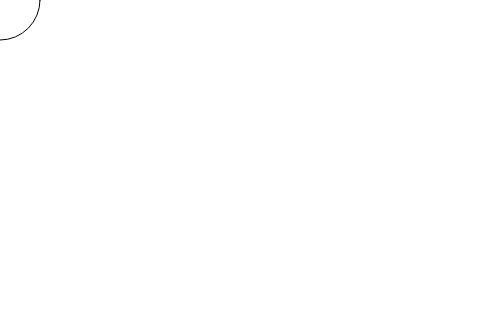
Frame 1 (no input)
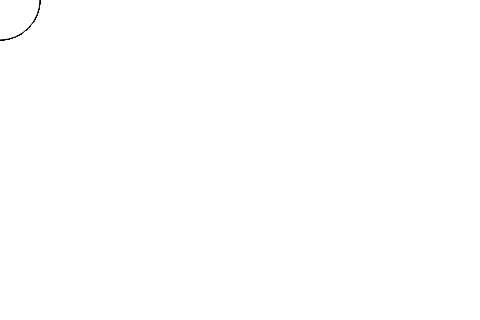
Frame 60 (no input)
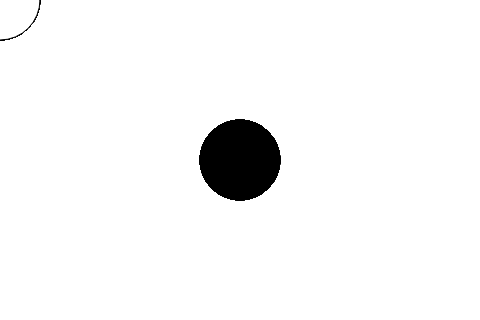
Frame 120 (the mouse pressed at the canvas centre since frame 60)

The p5.js sketch that drew these frames (run headless with seeded random() and noise() and a simulated clock; from frame 60 on, the mouse is pressed at the canvas centre):

// p5.js sketch
// ── sketch.js

function setup() {
  createCanvas(480, 320);
}

function draw() {
  if (mouseIsPressed) {
    fill(0);
  } else {
    fill(255);
  }
  ellipse(mouseX, mouseY, 80, 80);
}
